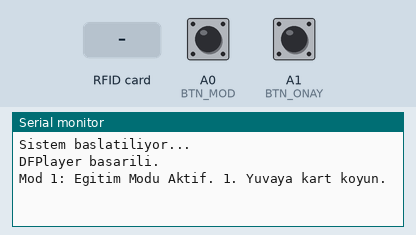
This sketch was run on a simulated Arduino Uno, built with avr-gcc and run on an emulated ATmega328P. On the bench: the last lines printed to the serial monitor. Inputs (shaded band) come from the test bench; at power-on: A0 (BTN_MOD) HIGH, A1 (BTN_ONAY) HIGH. Random numbers use the default seed unless the sketch sets one; the audio player accepts every command and is not drawn.

Above: at 9.4 s.
9.5 s: A0 (BTN_MOD) pulled LOW for 0.15 s
At 10.2 s:
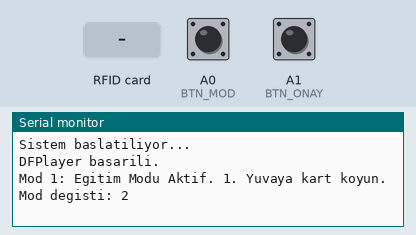
12.6 s: A1 (BTN_ONAY) pulled LOW for 0.15 s
At 13.2 s:
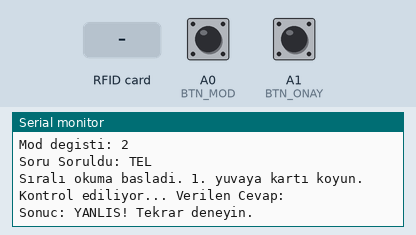
14.2 s: RFID card FF 0F C3 19 held to the reader
At 16.3 s:
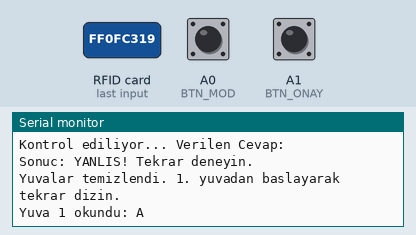
17.2 s: A0 (BTN_MOD) pulled LOW for 1 s
At 21.0 s:
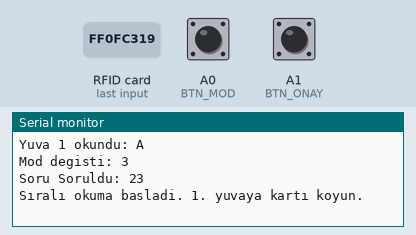
21.2 s: RFID card FF 0F 54 21 held to the reader
At 21.9 s:
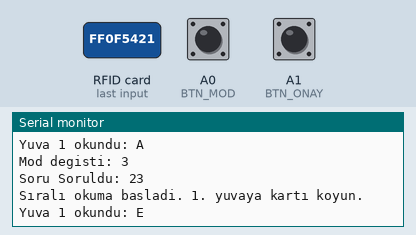
22.7 s: A1 (BTN_ONAY) pulled LOW for 1 s
At 26.01 s:
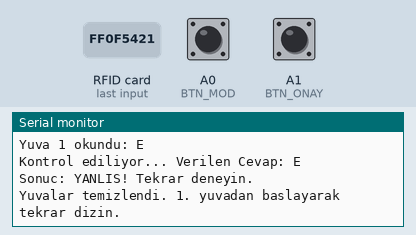

Measured:
- after the input at 9.5 s, the serial monitor: prints a new line at once (image 1)
- after the input at 12.6 s, the serial monitor: prints a new line at once (image 2)
- after the input at 14.2 s, the serial monitor: prints a new line after 1.5 s (image 3)
- after the input at 17.2 s, the serial monitor: prints a new line at once (image 4)
- after the input at 21.2 s, the serial monitor: prints a new line at once (image 5)
- after the input at 22.7 s, the serial monitor: prints a new line at once (image 6)

The sketch:

dokunu_-kodu.ino
```cpp
#include <SPI.h>
#include <MFRC522.h>
#include <SoftwareSerial.h>
#include <DFRobotDFPlayerMini.h>

#define SS1 10
#define SS2 7
#define SS3 6
#define RST 9
#define BTN_MOD A0   // Mod değiştirme butonu
#define BTN_ONAY A1  // Onaylama butonu

// ========================================================
// SES DOSYASI NUMARALARI VE SÜRE AYARLARI
// ========================================================
int sistemBasladiSesi = 0; // Açılış sesi (0004.mp3)
int mod1Sesi = 13;          // Eğitim Modu sesi (0013.mp3)
int mod2Sesi = 14;          // Hece Modu sesi (0014.mp3)
int mod3Sesi = 15;          // Sayı Modu sesi (0015.mp3)

int dogruCevapSesi = 11;    // Doğru cevap sesi (0011.mp3)
int yanlisCevapSesi = 12;   // Yanlış cevap sesi (0012.mp3)

// SÜRELER (Milisaniye cinsinden. 1000 ms = 1 Saniye)
unsigned long acilisSesiSuresi = 5000;  // Sistem başladı sesinin süresi (5 saniye)
unsigned long modGecisSuresi = 2500;    // Mod anons sesinin süresi (2.5 saniye)
unsigned long dogruYanlisSuresi = 3000; // Doğru/Yanlış sesinin süresi (3 saniye)
// ========================================================

MFRC522 rfid1(SS1, RST);
MFRC522 rfid2(SS2, RST);
MFRC522 rfid3(SS3, RST);

SoftwareSerial mySerial(5, 4); // RX, TX
DFRobotDFPlayerMini dfplayer;

// Yuvalardan okunan anlık harfler/rakamlar
String yuva1 = "", yuva2 = "", yuva3 = "";
int sira = 1; // 1: 1. Yuva, 2: 2. Yuva, 3: 3. Yuva, 4: Buton Bekleme aşaması

int guncelMod = 1;
bool yeniSoruSor = true;
String beklenenCevap = "";

// HATA VEREN DEĞİŞKEN BURAYA EKLENDİ (Eğitim modunun kararlı çalışması için)
char sonOkunanKup = '?';

bool lastModButtonState = HIGH;
bool lastOnayButtonState = HIGH;
unsigned long sonModZamani = 0;
const int debounceGecikmesi = 200; // Mod butonu parazit engelleme süresi

struct KartBilgisi {
  byte uid[4];
  String harf;
  int sesDosyasi;
};

KartBilgisi kartlar[] = {
  {{0xFF, 0x0F, 0xC3, 0x19}, "A", 1},
  {{0xFF, 0x0F, 0x54, 0x21}, "E", 2},
  {{0xFF, 0x0F, 0x55, 0x21}, "I", 3},
  {{0xFF, 0x0F, 0x67, 0x18}, "N", 4},
  {{0xFF, 0x0F, 0xD3, 0xFD}, "L", 5},
  {{0xFF, 0x0F, 0xD4, 0xFD}, "T", 6},
  {{0xFF, 0x0F, 0xD6, 0xFD}, "3", 7},
  {{0xFF, 0x0F, 0xD5, 0xFD}, "2", 8},
  {{0xFF, 0x0F, 0xC2, 0x19}, "1", 9}
};

String heceSorular[] = {"TEL", "EL", "AT", "NIL", "TAN", "IN", "ALI"};
int heceSesleri[] = {17, 18, 19, 20, 21, 22, 23};
String sayiSorular[] = {"12", "32", "123", "213", "23"};
int sayiSesleri[] = {24, 25, 26, 27, 28};

void setup() {
  Serial.begin(9600);
  while (!Serial) { ; }

  Serial.println("Sistem baslatiliyor...");

  mySerial.begin(9600);
  SPI.begin();

  pinMode(SS1, OUTPUT); digitalWrite(SS1, HIGH);
  pinMode(SS2, OUTPUT); digitalWrite(SS2, HIGH);
  pinMode(SS3, OUTPUT); digitalWrite(SS3, HIGH);

  pinMode(BTN_MOD, INPUT_PULLUP);
  pinMode(BTN_ONAY, INPUT_PULLUP);

  rfid1.PCD_Init(); rfid2.PCD_Init(); rfid3.PCD_Init();

  if (!dfplayer.begin(mySerial)) {
    Serial.println("DFPlayer baglantisi kurulamadi! Kablolari kontrol et.");
  } else {
    Serial.println("DFPlayer basarili.");
    dfplayer.volume(25);

    // Sistem Açılış Akışı
    dfplayer.playMp3Folder(sistemBasladiSesi);
    delay(acilisSesiSuresi);

    dfplayer.playMp3Folder(mod1Sesi);
    delay(modGecisSuresi);
  }

  Serial.println("Mod 1: Egitim Modu Aktif. 1. Yuvaya kart koyun.");
}

void loop() {
  // 1) MOD BUTONU KONTROLÜ (Eğitim / Hece / Sayı Seçimi)
  bool currentModButton = digitalRead(BTN_MOD);
  if (lastModButtonState == HIGH && currentModButton == LOW) {
    if ((millis() - sonModZamani) > debounceGecikmesi) {
      guncelMod++;
      if (guncelMod > 3) guncelMod = 1;

      Serial.print("Mod degisti: "); Serial.println(guncelMod);

      // Yeni modun başlangıç sesini çal
      if (guncelMod == 1)      dfplayer.playMp3Folder(mod1Sesi);
      else if (guncelMod == 2) dfplayer.playMp3Folder(mod2Sesi);
      else if (guncelMod == 3) dfplayer.playMp3Folder(mod3Sesi);

      delay(modGecisSuresi); // Mod sesinin bitmesini beklet

      // Durumu sıfırla
      sira = 1; yuva1 = ""; yuva2 = ""; yuva3 = "";
      yeniSoruSor = true;
      sonModZamani = millis();
    }
  }
  lastModButtonState = currentModButton;

  // 2) SEÇİLİ MODA GÖRE ÇALIŞMA AKIŞI
  if (guncelMod == 1) {
    // MOD 1: EĞİTİM (Kart okundukça harf sesi çıkarır, buton kontrolü yoktur)
    char k = rfidEgitimOku(rfid1, SS1);
    if (k == '?') k = rfidEgitimOku(rfid2, SS2);
    if (k == '?') k = rfidEgitimOku(rfid3, SS3);

    // Eğitim modunda okunan harf sesini doğrudan çalar
    if (k != '?' && k != sonOkunanKup) {
      Serial.print("Egitim Okunan: "); Serial.println(k);
      for(int i = 0; i < 9; i++) {
        if(kartlar[i].harf[0] == k) {
          dfplayer.playMp3Folder(kartlar[i].sesDosyasi);
        }
      }
      sonOkunanKup = k;
      delay(1000);
    } else if(k == '?') {
      sonOkunanKup = '?';
    }
  }
  else {
    // MOD 2 & MOD 3: TEST MODLARI (Sırayla okuma yapar, Butonla onaylanır)

    if (yeniSoruSor) {
      delay(500);
      int r = (guncelMod == 2) ? random(0, 7) : random(0, 5);
      beklenenCevap = (guncelMod == 2) ? heceSorular[r] : sayiSorular[r];

      Serial.print("Soru Soruldu: "); Serial.println(beklenenCevap);
      dfplayer.playMp3Folder((guncelMod == 2) ? heceSesleri[r] : sayiSesleri[r]);

      yeniSoruSor = false;
      sira = 1; yuva1 = ""; yuva2 = ""; yuva3 = "";
      Serial.println("Sıralı okuma basladi. 1. yuvaya kartı koyun.");
    }

    // Çalışan sıralı kart okuma adımları
    if (sira == 1) {
      if (yuva1 == "") yuva1 = kartOku(rfid1, SS1, 1);
    }
    else if (sira == 2) {
      if (yuva2 == "") yuva2 = kartOku(rfid2, SS2, 2);
    }
    else if (sira == 3) {
      if (yuva3 == "") yuva3 = kartOku(rfid3, SS3, 3);
    }

    // Onaylama Butonuna Basıldığında Cevabı Kontrol Et
    bool currentOnayButton = digitalRead(BTN_ONAY);
    if (lastOnayButtonState == HIGH && currentOnayButton == LOW) {

      String cevap = yuva1 + yuva2 + yuva3;
      Serial.print("Kontrol ediliyor... Verilen Cevap: "); Serial.println(cevap);

      if (cevap == beklenenCevap) {
        Serial.println("Sonuc: DOGRU!");
        dfplayer.playMp3Folder(dogruCevapSesi);
        delay(dogruYanlisSuresi);
        yeniSoruSor = true;
      } else {
        Serial.println("Sonuc: YANLIS! Tekrar deneyin.");
        dfplayer.playMp3Folder(yanlisCevapSesi);
        delay(dogruYanlisSuresi);

        sira = 1; yuva1 = ""; yuva2 = ""; yuva3 = "";
        Serial.println("Yuvalar temizlendi. 1. yuvadan baslayarak tekrar dizin.");
      }
    }
    lastOnayButtonState = currentOnayButton;
  }
}

// SIRALI OKUMA FONKSİYONU
String kartOku(MFRC522 &rfid, int pin, int yuvaNo) {
  digitalWrite(pin, LOW);
  String bulunanHarf = "";
  if (rfid.PICC_IsNewCardPresent() && rfid.PICC_ReadCardSerial()) {
    for (int i = 0; i < 9; i++) {
      if (memcmp(rfid.uid.uidByte, kartlar[i].uid, 4) == 0) {
        bulunanHarf = kartlar[i].harf;
        Serial.print("Yuva "); Serial.print(yuvaNo);
        Serial.println(" okundu: " + bulunanHarf);
        dfplayer.playMp3Folder(kartlar[i].sesDosyasi);
        if (sira < 4) sira++;
        break;
      }
    }
    rfid.PICC_HaltA();
  }
  digitalWrite(pin, HIGH);
  return bulunanHarf;
}

// Eğitim Modu için serbest okuma yapan yardımcı fonksiyon
char rfidEgitimOku(MFRC522 &rfid, int ssPin) {
  digitalWrite(SS1, HIGH); digitalWrite(SS2, HIGH); digitalWrite(SS3, HIGH);
  digitalWrite(ssPin, LOW);
  char sonuc = '?';
  if (rfid.PICC_IsNewCardPresent() && rfid.PICC_ReadCardSerial()) {
    for (int i = 0; i < 9; i++) {
      if (memcmp(rfid.uid.uidByte, kartlar[i].uid, 4) == 0) {
        sonuc = kartlar[i].harf[0];
        break;
      }
    }
    rfid.PICC_HaltA();
  }
  digitalWrite(ssPin, HIGH);
  return sonuc;
}
```
